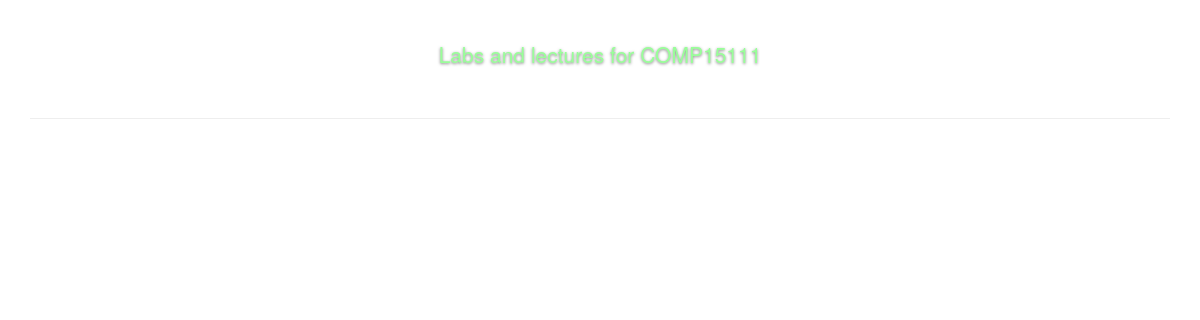
Before: /includes/labs_page.php?courseType=COMP15111 (signed in) with the older database file.
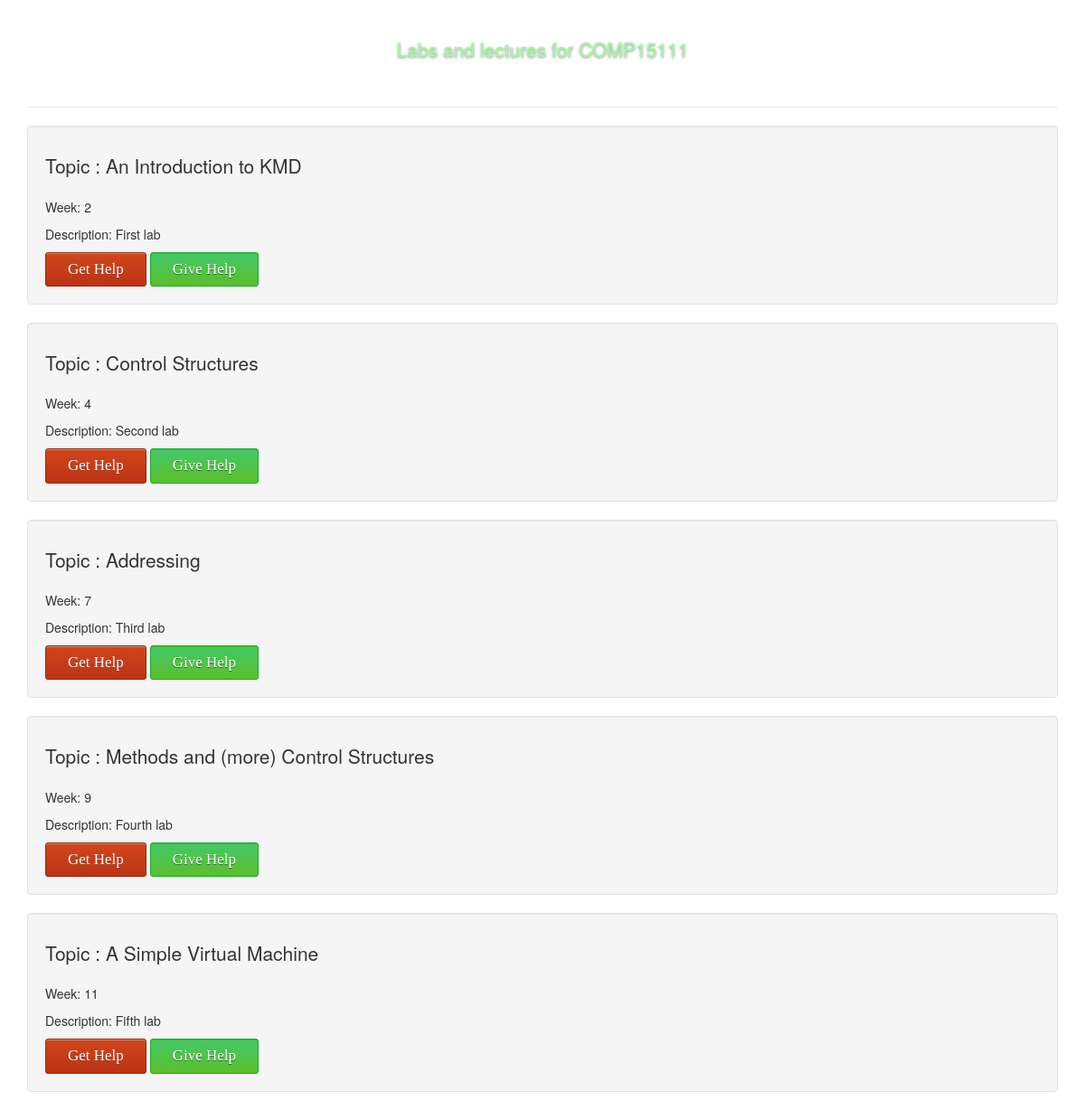
After: the same page with the newer database file.
### tables this page shows
CREATE TABLE `labs` (
  `id` int(11) NOT NULL,
  `course_id` text NOT NULL,
  `course_name` varchar(100) NOT NULL,
  `lab_description` text NOT NULL,
  `week` int(11) NOT NULL,
  `topic` text NOT NULL
);

### includes/labs_page.php (the view, shortened to what this page needs)
<?php
include '../dbh.php';
?>
<!DOCTYPE html>
<html>
<head>
  <link rel="stylesheet" href="https://maxcdn.bootstrapcdn.com/bootstrap/3.3.7/css/bootstrap.min.css">
  <link href="../css/labs_page.css" rel="stylesheet">
</head>
<body>
  <div class = "container">
    <div class = "page-header">
      <?php
        $course = $_GET['courseType'];
        echo "<h1 class = 'lead text-center'>" . "Labs and lectures for " . $course . "</h1> <br>";
      ?>
    </div>
    <?php
       $sql = " SELECT * FROM labs WHERE course_id = '$course' ";
  		 $result = mysqli_query($conn, $sql);
  		 while ($row = mysqli_fetch_assoc($result))
  		 {
      		 	$labID = $row['id'];
            ?>
            <div class = "well">
              <p class = 'lead'>  Topic :  <?php echo $row['topic']; ?> </p>
              <p> Week: <?php echo $row['week'] ?></p>
              <p> Description: <?php echo $row['lab_description'] ?> </p>
              <form method = 'POST'>
                <div class = 'btn-group' id = 'buttonGroup'>
                  <button name = 'Get Help'id="<?php echo "get".$labID;?>" class="editedGetHelp"  type ="button" class ='btn btn-primary' value =' <?php echo $labID;?>' > Get Help </button>
                  <button name = 'Give Help' id="<?php echo "give".$labID;?>" class="editedGiveHelp" type = 'button'  class = 'btn btn-primary' value =' <?php echo $labID;?>'> Give Help </button>
                </div>
              </form>
            </div>
       <?php
       }
     ?>
</body>
</html>

Changed rows visible on the page:
added labs: topic "An Introduction to KMD", week "2", lab_description "First lab", $labID 11 (drawn)
added labs: topic "Control Structures", week "4", lab_description "Second lab", $labID 12 (drawn)
added labs: topic "Addressing", week "7", lab_description "Third lab", $labID 13 (drawn)
added labs: topic "Methods and (more) Control Structures", week "9", lab_description "Fourth lab", $labID 14 (drawn)
added labs: topic "A Simple Virtual Machine", week "11", lab_description "Fifth lab", $labID 15 (drawn)
